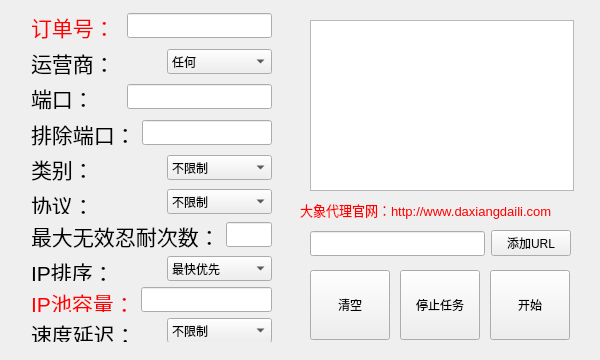
<?xml version="1.0" encoding="UTF-8"?>
<ui version="4.0">
 <class>MainWindow</class>
 <widget class="QMainWindow" name="MainWindow">
  <property name="geometry">
   <rect>
    <x>0</x>
    <y>0</y>
    <width>600</width>
    <height>360</height>
   </rect>
  </property>
  <property name="minimumSize">
   <size>
    <width>600</width>
    <height>360</height>
   </size>
  </property>
  <property name="maximumSize">
   <size>
    <width>600</width>
    <height>360</height>
   </size>
  </property>
  <property name="windowTitle">
   <string>MainWindow</string>
  </property>
  <widget class="QWidget" name="centralwidget">
   <widget class="QPushButton" name="clearButton">
    <property name="geometry">
     <rect>
      <x>310</x>
      <y>270</y>
      <width>80</width>
      <height>70</height>
     </rect>
    </property>
    <property name="minimumSize">
     <size>
      <width>80</width>
      <height>70</height>
     </size>
    </property>
    <property name="maximumSize">
     <size>
      <width>80</width>
      <height>70</height>
     </size>
    </property>
    <property name="text">
     <string>清空</string>
    </property>
   </widget>
   <widget class="QPushButton" name="startButton">
    <property name="geometry">
     <rect>
      <x>490</x>
      <y>270</y>
      <width>80</width>
      <height>70</height>
     </rect>
    </property>
    <property name="minimumSize">
     <size>
      <width>80</width>
      <height>70</height>
     </size>
    </property>
    <property name="maximumSize">
     <size>
      <width>80</width>
      <height>70</height>
     </size>
    </property>
    <property name="text">
     <string>开始</string>
    </property>
   </widget>
   <widget class="QLabel" name="label_10">
    <property name="geometry">
     <rect>
      <x>170</x>
      <y>685</y>
      <width>85</width>
      <height>25</height>
     </rect>
    </property>
    <property name="minimumSize">
     <size>
      <width>0</width>
      <height>25</height>
     </size>
    </property>
    <property name="maximumSize">
     <size>
      <width>16777215</width>
      <height>25</height>
     </size>
    </property>
    <property name="text">
     <string>&lt;html&gt;&lt;head/&gt;&lt;body&gt;&lt;p align=&quot;center&quot;&gt;&lt;span style=&quot; font-size:16pt;&quot;&gt;IP排序：&lt;/span&gt;&lt;/p&gt;&lt;/body&gt;&lt;/html&gt;</string>
    </property>
   </widget>
   <widget class="QLabel" name="label_12">
    <property name="geometry">
     <rect>
      <x>300</x>
      <y>200</y>
      <width>281</width>
      <height>21</height>
     </rect>
    </property>
    <property name="text">
     <string>&lt;html&gt;&lt;head/&gt;&lt;body&gt;&lt;p&gt;&lt;span style=&quot; font-size:10pt; color:#ff0000;&quot;&gt;大象代理官网：http://www.daxiangdaili.com&lt;/span&gt;&lt;/p&gt;&lt;/body&gt;&lt;/html&gt;</string>
    </property>
   </widget>
   <widget class="QPushButton" name="stopButton">
    <property name="geometry">
     <rect>
      <x>400</x>
      <y>270</y>
      <width>80</width>
      <height>70</height>
     </rect>
    </property>
    <property name="minimumSize">
     <size>
      <width>80</width>
      <height>70</height>
     </size>
    </property>
    <property name="maximumSize">
     <size>
      <width>80</width>
      <height>70</height>
     </size>
    </property>
    <property name="text">
     <string>停止任务</string>
    </property>
   </widget>
   <widget class="QTextEdit" name="textEdit">
    <property name="geometry">
     <rect>
      <x>310</x>
      <y>20</y>
      <width>264</width>
      <height>171</height>
     </rect>
    </property>
   </widget>
   <widget class="QWidget" name="layoutWidget">
    <property name="geometry">
     <rect>
      <x>310</x>
      <y>230</y>
      <width>261</width>
      <height>27</height>
     </rect>
    </property>
    <layout class="QHBoxLayout" name="horizontalLayout_10">
     <item>
      <widget class="QLineEdit" name="URLEdit">
       <property name="minimumSize">
        <size>
         <width>0</width>
         <height>25</height>
        </size>
       </property>
       <property name="maximumSize">
        <size>
         <width>16777215</width>
         <height>25</height>
        </size>
       </property>
      </widget>
     </item>
     <item>
      <widget class="QPushButton" name="addpushButton">
       <property name="text">
        <string>添加URL</string>
       </property>
      </widget>
     </item>
    </layout>
   </widget>
   <widget class="QWidget" name="layoutWidget">
    <property name="geometry">
     <rect>
      <x>31</x>
      <y>11</y>
      <width>241</width>
      <height>331</height>
     </rect>
    </property>
    <layout class="QVBoxLayout" name="verticalLayout">
     <item>
      <layout class="QHBoxLayout" name="horizontalLayout">
       <item>
        <widget class="QLabel" name="label_2">
         <property name="text">
          <string>&lt;html&gt;&lt;head/&gt;&lt;body&gt;&lt;p&gt;&lt;span style=&quot; font-size:16pt; color:#ff0000;&quot;&gt;订单号：&lt;/span&gt;&lt;/p&gt;&lt;/body&gt;&lt;/html&gt;</string>
         </property>
        </widget>
       </item>
       <item>
        <widget class="QLineEdit" name="tidEdit">
         <property name="minimumSize">
          <size>
           <width>0</width>
           <height>25</height>
          </size>
         </property>
         <property name="maximumSize">
          <size>
           <width>145</width>
           <height>25</height>
          </size>
         </property>
        </widget>
       </item>
      </layout>
     </item>
     <item>
      <layout class="QHBoxLayout" name="horizontalLayout_6">
       <item>
        <widget class="QLabel" name="label_6">
         <property name="text">
          <string>&lt;html&gt;&lt;head/&gt;&lt;body&gt;&lt;p&gt;&lt;span style=&quot; font-size:16pt;&quot;&gt;运营商：&lt;/span&gt;&lt;/p&gt;&lt;/body&gt;&lt;/html&gt;</string>
         </property>
        </widget>
       </item>
       <item>
        <widget class="QComboBox" name="operatorcomboBox">
         <property name="minimumSize">
          <size>
           <width>105</width>
           <height>25</height>
          </size>
         </property>
         <property name="maximumSize">
          <size>
           <width>105</width>
           <height>25</height>
          </size>
         </property>
         <item>
          <property name="text">
           <string>任何</string>
          </property>
         </item>
         <item>
          <property name="text">
           <string>电信</string>
          </property>
         </item>
         <item>
          <property name="text">
           <string>移动</string>
          </property>
         </item>
         <item>
          <property name="text">
           <string>联通</string>
          </property>
         </item>
        </widget>
       </item>
      </layout>
     </item>
     <item>
      <layout class="QHBoxLayout" name="horizontalLayout_4">
       <item>
        <widget class="QLabel" name="label_4">
         <property name="text">
          <string>&lt;html&gt;&lt;head/&gt;&lt;body&gt;&lt;p&gt;&lt;span style=&quot; font-size:16pt;&quot;&gt;端口：&lt;/span&gt;&lt;/p&gt;&lt;/body&gt;&lt;/html&gt;</string>
         </property>
        </widget>
       </item>
       <item>
        <widget class="QLineEdit" name="portsEdit">
         <property name="minimumSize">
          <size>
           <width>0</width>
           <height>25</height>
          </size>
         </property>
         <property name="maximumSize">
          <size>
           <width>145</width>
           <height>25</height>
          </size>
         </property>
        </widget>
       </item>
      </layout>
     </item>
     <item>
      <layout class="QHBoxLayout" name="horizontalLayout_5">
       <item>
        <widget class="QLabel" name="label_5">
         <property name="text">
          <string>&lt;html&gt;&lt;head/&gt;&lt;body&gt;&lt;p&gt;&lt;span style=&quot; font-size:16pt;&quot;&gt;排除端口：&lt;/span&gt;&lt;/p&gt;&lt;/body&gt;&lt;/html&gt;</string>
         </property>
        </widget>
       </item>
       <item>
        <widget class="QLineEdit" name="exclude_portsEdit">
         <property name="minimumSize">
          <size>
           <width>120</width>
           <height>25</height>
          </size>
         </property>
         <property name="maximumSize">
          <size>
           <width>145</width>
           <height>25</height>
          </size>
         </property>
        </widget>
       </item>
      </layout>
     </item>
     <item>
      <layout class="QHBoxLayout" name="horizontalLayout_2">
       <item>
        <widget class="QLabel" name="label_7">
         <property name="text">
          <string>&lt;html&gt;&lt;head/&gt;&lt;body&gt;&lt;p&gt;&lt;span style=&quot; font-size:16pt;&quot;&gt;类别：&lt;/span&gt;&lt;/p&gt;&lt;/body&gt;&lt;/html&gt;</string>
         </property>
        </widget>
       </item>
       <item>
        <widget class="QComboBox" name="categorycomboBox">
         <property name="minimumSize">
          <size>
           <width>105</width>
           <height>25</height>
          </size>
         </property>
         <property name="maximumSize">
          <size>
           <width>105</width>
           <height>25</height>
          </size>
         </property>
         <item>
          <property name="text">
           <string>不限制</string>
          </property>
         </item>
         <item>
          <property name="text">
           <string>仅高匿</string>
          </property>
         </item>
        </widget>
       </item>
      </layout>
     </item>
     <item>
      <layout class="QHBoxLayout" name="horizontalLayout_3">
       <item>
        <widget class="QLabel" name="label">
         <property name="minimumSize">
          <size>
           <width>0</width>
           <height>25</height>
          </size>
         </property>
         <property name="maximumSize">
          <size>
           <width>16777215</width>
           <height>25</height>
          </size>
         </property>
         <property name="text">
          <string>&lt;html&gt;&lt;head/&gt;&lt;body&gt;&lt;p&gt;&lt;span style=&quot; font-size:16pt;&quot;&gt;协议：&lt;/span&gt;&lt;/p&gt;&lt;/body&gt;&lt;/html&gt;</string>
         </property>
        </widget>
       </item>
       <item>
        <widget class="QComboBox" name="protocolcomboBox">
         <property name="minimumSize">
          <size>
           <width>105</width>
           <height>25</height>
          </size>
         </property>
         <property name="maximumSize">
          <size>
           <width>105</width>
           <height>25</height>
          </size>
         </property>
         <item>
          <property name="text">
           <string>不限制</string>
          </property>
         </item>
         <item>
          <property name="text">
           <string>仅https</string>
          </property>
         </item>
        </widget>
       </item>
      </layout>
     </item>
     <item>
      <layout class="QHBoxLayout" name="horizontalLayout_7">
       <item>
        <widget class="QLabel" name="label_11">
         <property name="text">
          <string>&lt;html&gt;&lt;head/&gt;&lt;body&gt;&lt;p&gt;&lt;span style=&quot; font-size:16pt;&quot;&gt;最大无效忍耐次数：&lt;/span&gt;&lt;/p&gt;&lt;/body&gt;&lt;/html&gt;</string>
         </property>
        </widget>
       </item>
       <item>
        <widget class="QLineEdit" name="timesEdit">
         <property name="minimumSize">
          <size>
           <width>0</width>
           <height>25</height>
          </size>
         </property>
         <property name="maximumSize">
          <size>
           <width>145</width>
           <height>25</height>
          </size>
         </property>
        </widget>
       </item>
      </layout>
     </item>
     <item>
      <layout class="QHBoxLayout" name="horizontalLayout_8">
       <item>
        <widget class="QLabel" name="label_8">
         <property name="minimumSize">
          <size>
           <width>0</width>
           <height>25</height>
          </size>
         </property>
         <property name="maximumSize">
          <size>
           <width>16777215</width>
           <height>25</height>
          </size>
         </property>
         <property name="text">
          <string>&lt;html&gt;&lt;head/&gt;&lt;body&gt;&lt;p&gt;&lt;span style=&quot; font-size:16pt;&quot;&gt;IP排序：&lt;/span&gt;&lt;/p&gt;&lt;/body&gt;&lt;/html&gt;</string>
         </property>
        </widget>
       </item>
       <item>
        <widget class="QComboBox" name="sortbycomboBox">
         <property name="minimumSize">
          <size>
           <width>105</width>
           <height>25</height>
          </size>
         </property>
         <property name="maximumSize">
          <size>
           <width>105</width>
           <height>25</height>
          </size>
         </property>
         <item>
          <property name="text">
           <string>最快优先</string>
          </property>
         </item>
         <item>
          <property name="text">
           <string>最新优先</string>
          </property>
         </item>
        </widget>
       </item>
      </layout>
     </item>
     <item>
      <layout class="QHBoxLayout" name="horizontalLayout_9">
       <item>
        <widget class="QLabel" name="label_9">
         <property name="minimumSize">
          <size>
           <width>0</width>
           <height>25</height>
          </size>
         </property>
         <property name="maximumSize">
          <size>
           <width>16777215</width>
           <height>25</height>
          </size>
         </property>
         <property name="text">
          <string>&lt;html&gt;&lt;head/&gt;&lt;body&gt;&lt;p&gt;&lt;span style=&quot; font-size:16pt; color:#ff0000;&quot;&gt;IP池容量：&lt;/span&gt;&lt;/p&gt;&lt;/body&gt;&lt;/html&gt;</string>
         </property>
        </widget>
       </item>
       <item>
        <widget class="QLineEdit" name="numEdit">
         <property name="minimumSize">
          <size>
           <width>0</width>
           <height>25</height>
          </size>
         </property>
         <property name="maximumSize">
          <size>
           <width>145</width>
           <height>25</height>
          </size>
         </property>
        </widget>
       </item>
      </layout>
     </item>
     <item>
      <layout class="QHBoxLayout" name="horizontalLayout_11">
       <item>
        <widget class="QLabel" name="label_13">
         <property name="minimumSize">
          <size>
           <width>0</width>
           <height>25</height>
          </size>
         </property>
         <property name="maximumSize">
          <size>
           <width>16777215</width>
           <height>25</height>
          </size>
         </property>
         <property name="text">
          <string>&lt;html&gt;&lt;head/&gt;&lt;body&gt;&lt;p&gt;&lt;span style=&quot; font-size:16pt;&quot;&gt;速度延迟：&lt;/span&gt;&lt;/p&gt;&lt;/body&gt;&lt;/html&gt;</string>
         </property>
        </widget>
       </item>
       <item>
        <widget class="QComboBox" name="speedcomboBox">
         <property name="minimumSize">
          <size>
           <width>105</width>
           <height>25</height>
          </size>
         </property>
         <property name="maximumSize">
          <size>
           <width>105</width>
           <height>25</height>
          </size>
         </property>
         <item>
          <property name="text">
           <string>不限制</string>
          </property>
         </item>
         <item>
          <property name="text">
           <string>1</string>
          </property>
         </item>
         <item>
          <property name="text">
           <string>3</string>
          </property>
         </item>
         <item>
          <property name="text">
           <string>5</string>
          </property>
         </item>
        </widget>
       </item>
      </layout>
     </item>
    </layout>
   </widget>
  </widget>
 </widget>
 <resources/>
 <connections/>
</ui>
